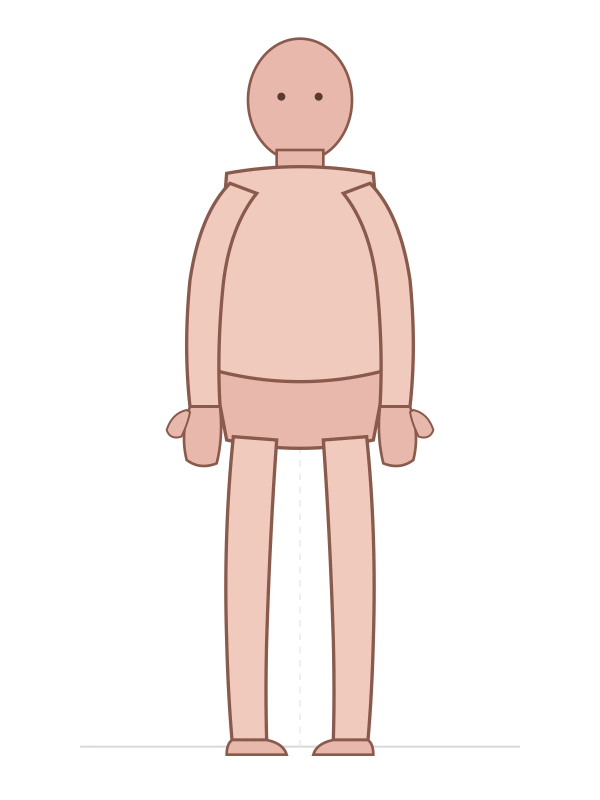
#> input picture assets/images/anatomical_position.webp, 1200 x 1600 px (shown at 1/2 size); its folder holds only this picture in this run
$ python make_contact_sheet.py
#> lines starting #> are read from the running program, lines starting #| are printed output that depends on the picture
"""Build a dev-review contact sheet of every anatomy-quiz image asset (existing + newly
created this round), with filenames overlaid, for docs/image_previews/."""
import os
from PIL import Image, ImageDraw, ImageFont

ROOT = os.path.join(os.path.dirname(__file__), '..', '..')
IMG_DIR = os.path.join(ROOT, 'assets', 'images')
OUT_DIR = os.path.join(ROOT, 'docs', 'image_previews')
os.makedirs(OUT_DIR, exist_ok=True)

EXISTING = [
    'q002_hierarchy', 'q004_epithelium', 'q017_heart_chambers',
    'q037_alveolar_gas_exchange', 'q048_nephron',
]
NEW_THIS_ROUND = [
    'anatomical_position', 'direction_terms', 'q008_body_planes', 'q011_germ_layers',
    'q019_pulmonary_vein', 'q021_vessel_cross_sections', 'q025_conduction_system',
    'q068_ecg_waveform', 'heart_valves_schematic', 'circulation_circuit',
    'q032_larynx', 'q035_right_middle_lobe', 'q040_airway_branching',
    'q041_alveolar_sac', 'pleura_cross_section',
    'q045_renal_hilum', 'q050_urinary_system', 'q091_kidney_cross_section',
    'q016_apex', 'q073_coronary_arteries', 'heart_exterior_anterior', 'heart_exterior_posterior',
]

CELL_W, CELL_H = 340, 380
THUMB_W, THUMB_H = 320, 320
COLS = 5
PAD = 14
LABEL_H = 60

def make_section(names, section_title):
    rows = (len(names) + COLS - 1) // COLS
    sheet_w = COLS * CELL_W + PAD
    sheet_h = rows * CELL_H + PAD + 50
    sheet = Image.new('RGB', (sheet_w, sheet_h), '#ffffff')
#> sheet: PIL image 1714x444 RGB; every value is 255
    draw = ImageDraw.Draw(sheet)
    try:
        font = ImageFont.truetype('C:/Windows/Fonts/consola.ttf', 18)
        title_font = ImageFont.truetype('C:/Windows/Fonts/consolab.ttf', 26)
    except Exception:
        font = ImageFont.load_default()
        title_font = font
    draw.text((PAD, 8), section_title, fill='#222222', font=title_font)
    for i, name in enumerate(names):
        col = i % COLS
        row = i // COLS
        x = PAD + col * CELL_W
        y = 50 + PAD + row * CELL_H
        path = os.path.join(IMG_DIR, name + '.webp')
        draw.rectangle([x, y, x + CELL_W - PAD, y + CELL_H - PAD], outline='#dddddd', width=2)
        if os.path.exists(path):
            img = Image.open(path).convert('RGB')
            img.thumbnail((THUMB_W, THUMB_H))
            ox = x + (CELL_W - PAD - img.width) // 2
            oy = y + 10 + (THUMB_H - img.height) // 2
            sheet.paste(img, (ox, oy))
        else:
            draw.text((x + 10, y + 140), '(missing)', fill='#cc3333', font=font)
        draw.text((x + 8, y + LABEL_H + THUMB_H - 20), name + '.webp', fill='#222222', font=font)
    return sheet

sheet1 = make_section(EXISTING, 'EXISTING (untouched, exists_confirmed) -- 5 assets')
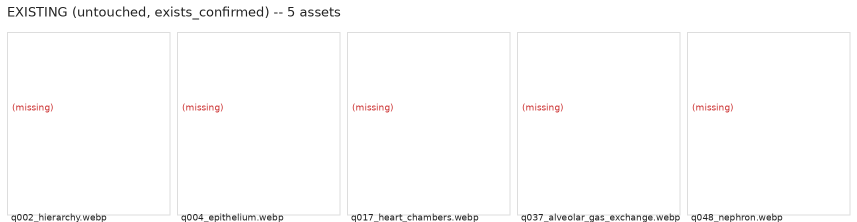
#> sheet1: PIL image 1714x444 RGB (shown at 1/2 size); mean R, G, B 252, 251.6, 251.6
sheet2 = make_section(NEW_THIS_ROUND, 'NEW THIS ROUND (SVG-authored, accepted) -- 22 assets')
#> in make_section (call 2), `sheet = Image.new('RGB', (sheet_w, sheet_h), '#ffffff')`: sheet: PIL image 1714x1964 RGB; every value is 255
#> in make_section, img is the input picture: PIL image 1200x1600 RGB; mean R, G, B 248.9, 240.2, 237.6
#> in make_section (call 2), `img.thumbnail((THUMB_W, THUMB_H))`:
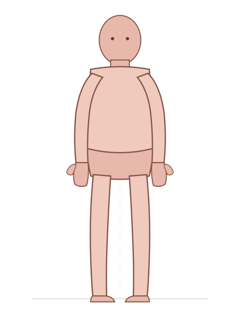
#> img: PIL image 240x320 RGB; mean R, G, B 248.9, 240.1, 237.6
#> in make_section (call 2), `sheet.paste(img, (ox, oy))`:
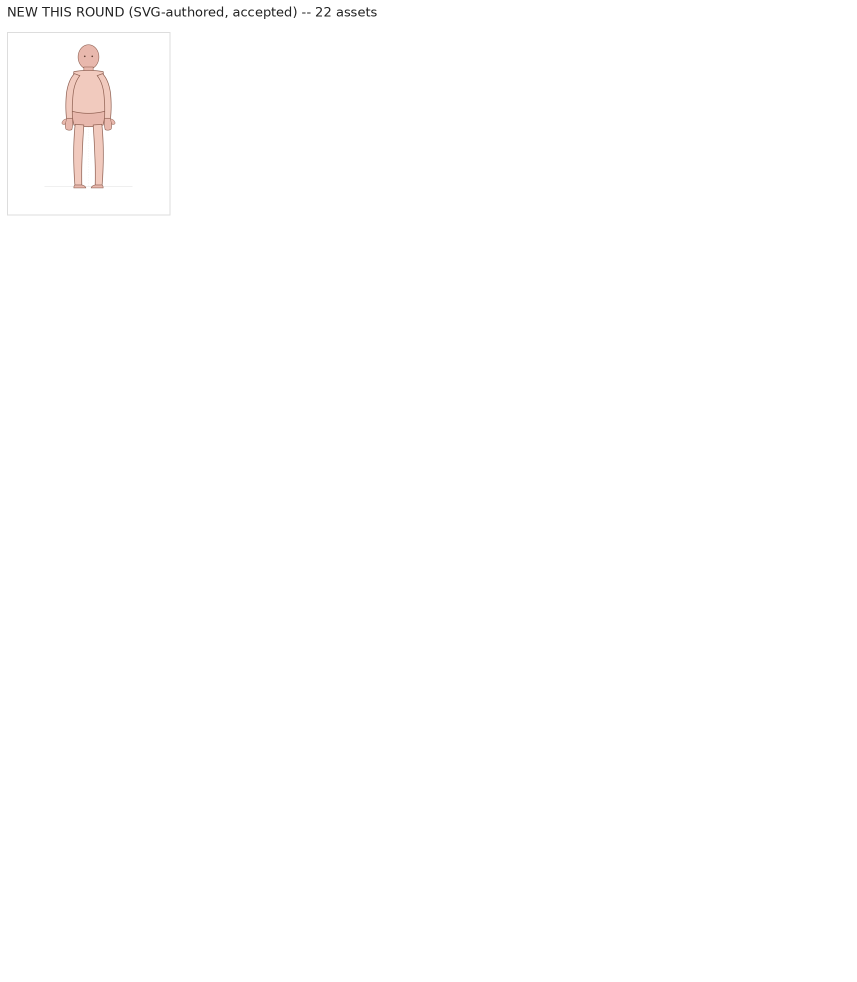
#> sheet: PIL image 1714x1964 RGB (shown at 1/2 size); mean R, G, B 254.6, 254.4, 254.3
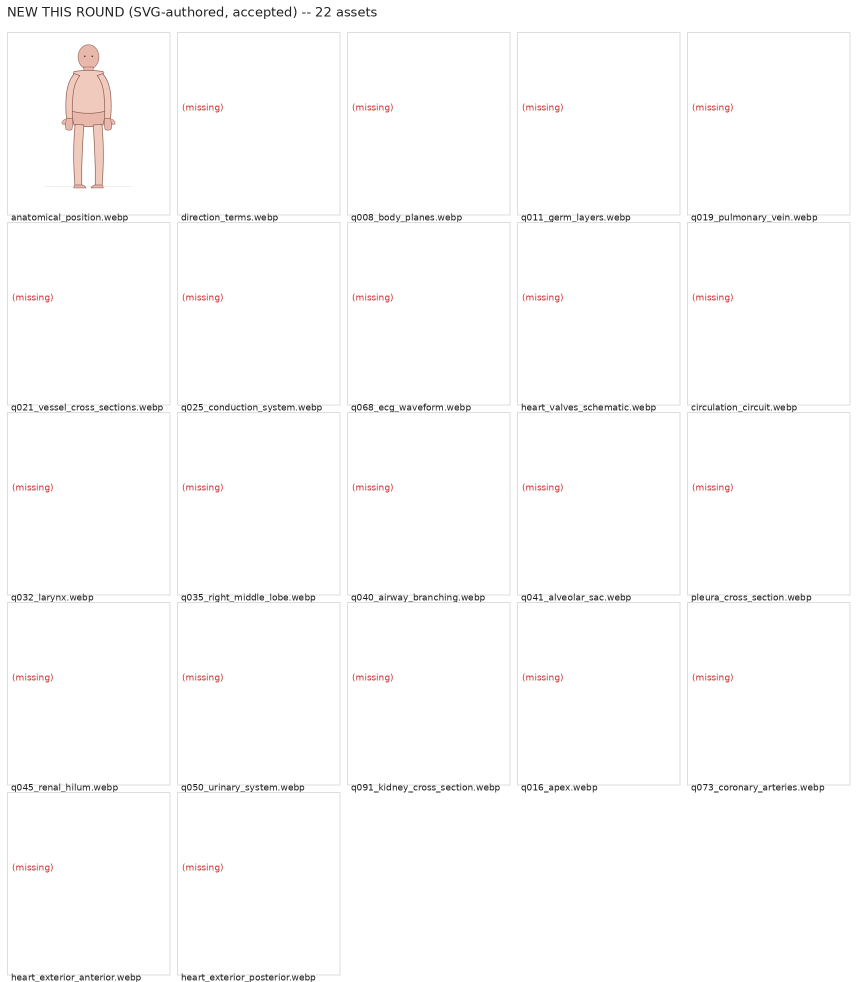
#> sheet2: PIL image 1714x1964 RGB (shown at 1/2 size); mean R, G, B 252.5, 252, 251.9

total_w = max(sheet1.width, sheet2.width)
#> total_w = 1714
total_h = sheet1.height + sheet2.height + 20
#> total_h = 2428
combined = Image.new('RGB', (total_w, total_h), '#ffffff')
#> combined: PIL image 1714x2428 RGB; every value is 255
combined.paste(sheet1, (0, 0))
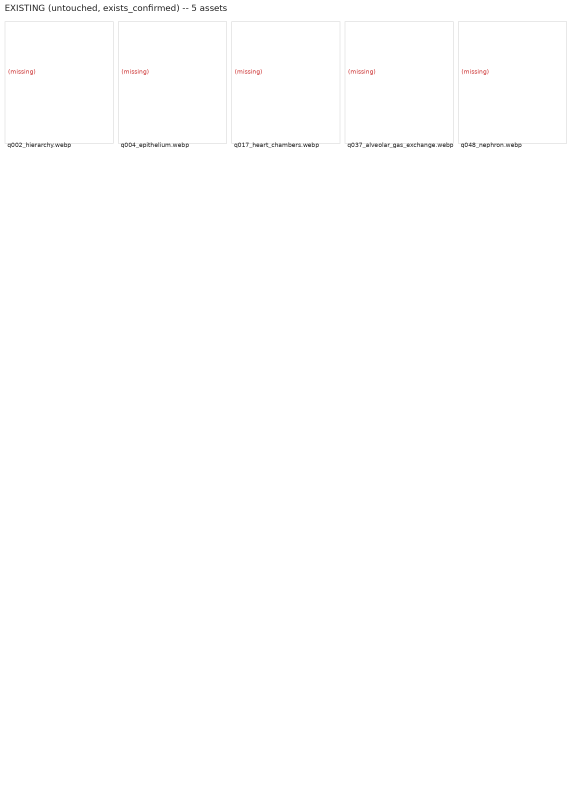
#> combined: PIL image 1714x2428 RGB (shown at 1/3 size); mean R, G, B 254.4, 254.4, 254.4
combined.paste(sheet2, (0, sheet1.height + 20))
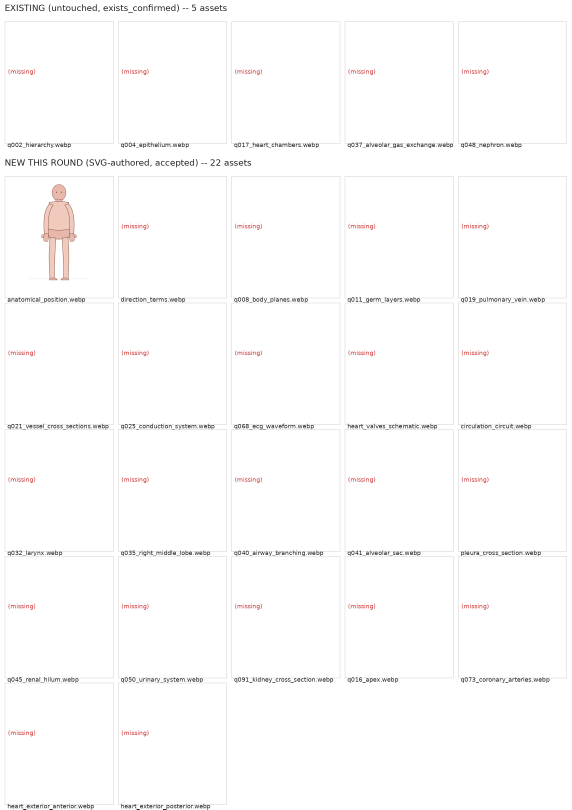
#> combined: PIL image 1714x2428 RGB (shown at 1/3 size); mean R, G, B 252.4, 251.9, 251.9

out_path = os.path.join(OUT_DIR, 'preimplementation_image_assets_contact_sheet.png')
combined.save(out_path, 'PNG')
print('written', out_path, combined.size)
#| written tools/image_generation/../../docs/image_previews/preimplementation_image_assets_contact_sheet.png (1714, 2428)
